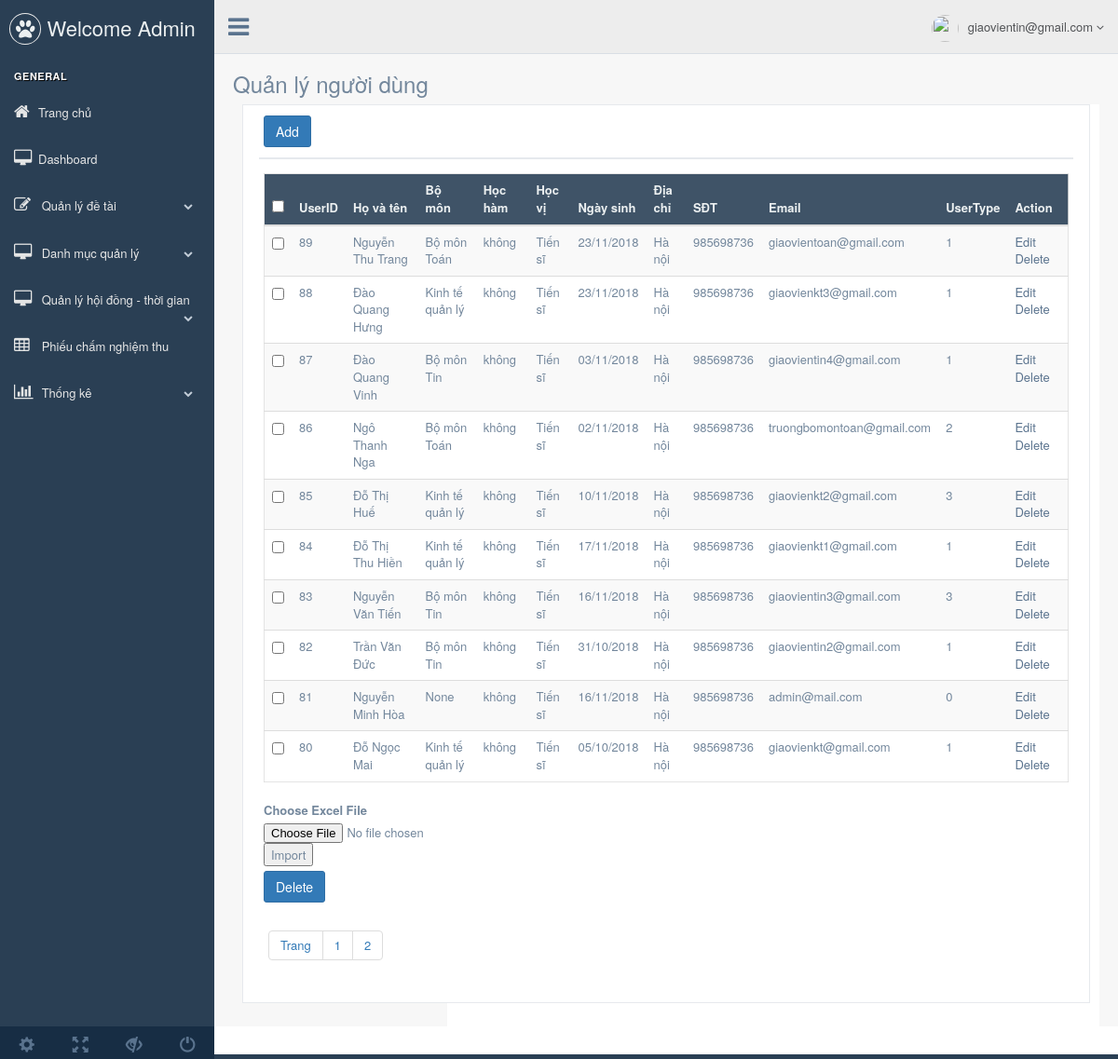
/admin.php?controller=user (signed in), run on an earlier commit of the app's database.
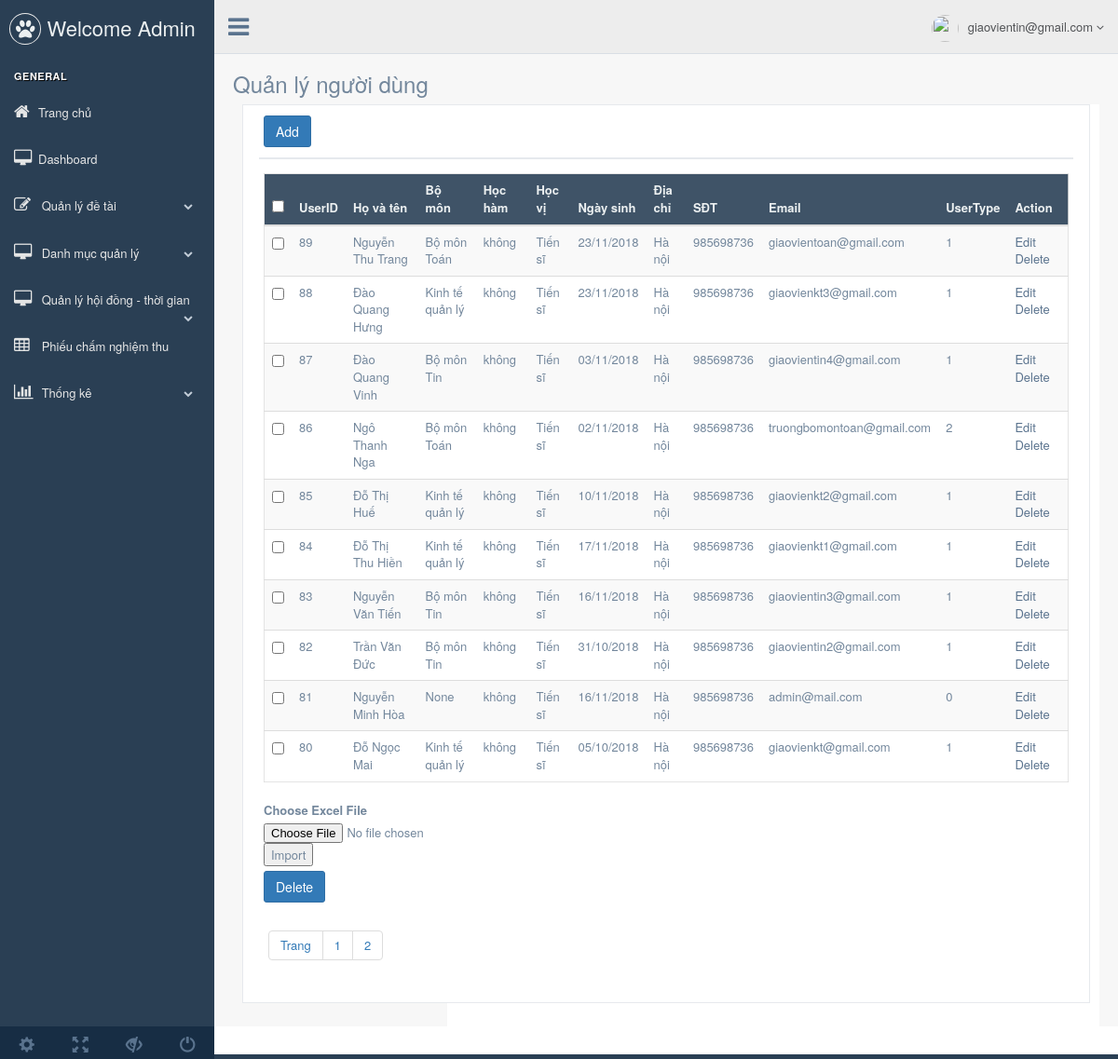
And on a later commit of the database.
### tables this page shows
CREATE TABLE `tbl_user` (
  `pk_user_id` int(11) NOT NULL,
  `c_fullname` varchar(500) NOT NULL,
  `fk_mabomon_id` int(11) NOT NULL,
  `c_hocham` varchar(500) NOT NULL,
  `c_hocvi` varchar(500) NOT NULL,
  `c_ngaysinh` date NOT NULL,
  `c_diachi` varchar(500) NOT NULL,
  `c_sdt` int(11) NOT NULL,
  `c_email` varchar(500) NOT NULL,
  `c_password` varchar(500) NOT NULL,
  `UserType` int(11) NOT NULL
);

CREATE TABLE `tbl_bomon` (
  `pk_mabomon_id` int(11) NOT NULL,
  `c_tenbomon` varchar(500) NOT NULL,
  `c_truongbomon` varchar(500) NOT NULL,
  `fk_user_id` int(11) NOT NULL
);

### controller/backend/controller_user.php (called while the page is built, shortened)
<?php
	class controller_user{
		public function __construct(){
			$this->model = new model();
			$record_per_page = 10;
			$p = (isset($_GET["p"])&&$_GET["p"]>0) ? ($_GET["p"]-1) : 0;
			$from = $p * $record_per_page;
			$arr = $this->model->get_all("select * from tbl_user order by pk_user_id desc limit $from,$record_per_page");
			include "view/backend/view_user.php";
		}
	}
	new controller_user();
 ?>

### admin.php (called while the page is built, shortened)
<?php
	include "config.php";
	include "model/model.php";
	if(isset($_SESSION["SS_USER"]) == false)
		include "controller/backend/controller_login.php";
	else{
		include "view/backend/master.php";
	}
 ?>

### model/model.php (called while the page is built, shortened)
<?php
	class model{
		public function get_all($sql){
			global $db;
			$result = mysqli_query($db,$sql);
			$arr = array();
			while($rows = mysqli_fetch_object($result))
				$arr[] = $rows;
			return $arr;
		}
		public function get_a_record($sql){
			global $db;
			$result = mysqli_query($db,$sql);
			$rows = mysqli_fetch_object($result);
			return $rows;
		}
	}
 ?>

### view/backend/view_user.php (the view, shortened to what the changed rows need)
<div class="right_col" role="main">
  <div class="">
      <div class="col-md-12 col-sm-12 col-xs-12">
        <div class="x_panel">
          <div class="x_content">
            <div class="table-responsive">
              <table class="table table-striped jambo_table bulk_action">
                <thead>
                  <tr class="headings">
                    <th>
                      <input type="checkbox" id="check-all" class="flat">
                    </th>
                    <th class="column-title">UserID </th>
                    <th class="column-title">Họ và tên </th>
                    <th class="column-title">Bộ môn </th>
                    <th class="column-title">Học hàm </th>
                    <th class="column-title">Học vị </th>
                    <th class="column-title">Ngày sinh </th>
                    <th class="column-title">Địa chỉ </th>
                    <th class="column-title">SĐT </th>
                    <th class="column-title">Email </th>
                    <th class="column-title">UserType </th>
                    <th class="column-title no-link last" ><span class="nobr">Action</span>
                    </th>
                  </tr>
                </thead>
                <tbody>
                <?php foreach($arr as $rows): ?>
                  <tr id="<?=$rows->pk_user_id?>" class="even pointer">
                    <td class="a-center ">
                      <input type="checkbox" class="flat" name="table_records">
                    </td>
                    <td class=" "><?php echo $rows->pk_user_id; ?></td>
                    <td class=" "><?php echo $rows->c_fullname; ?></td>
                    <td class=" ">
                      <?php
                        $bomon = $this->model->get_a_record("select c_tenbomon from tbl_bomon where pk_mabomon_id={$rows->fk_mabomon_id}");
                        echo isset($bomon->c_tenbomon)?$bomon->c_tenbomon:"";
                      ?>
                    </td>
                    <td class=" "><?php echo $rows->c_hocham; ?></td>
                    <td class=" "><?php echo $rows->c_hocvi; ?></td>
                     <td class=" ">
                      <?php
                        $date = date_create($rows->c_ngaysinh);
                        echo date_format($date,"d/m/Y");
                      ?>
                    </td>
                    <td class=" "><?php echo $rows->c_diachi; ?></td>
                    <td class=" "><?php echo $rows->c_sdt; ?></td>
                    <td class=" "><?php echo $rows->c_email; ?></td>
                    <td class=" "><?php echo $rows->UserType; ?></td>
                    <td class=" last">
                    	<a href="admin.php?controller=add_edit_user&act=edit&id=<?php echo $rows->pk_user_id; ?>">Edit</a>&nbsp;&nbsp;
						          <a onclick="return window.confirm('Are you sure?');" href="admin.php?controller=add_edit_user&act=delete&id=<?php echo $rows->pk_user_id; ?>">Delete</a>
                    </td>
                  </tr>
                <?php endforeach; ?>
                </tbody>
              </table>
            </div>
          </div>
        </div>
      </div>
    </div>
  </div>
</div>

What changed in the data, as far as the page shows it:
changed tbl_user "Đỗ Thị Huế": UserType "3" → "1"
changed tbl_user "Nguyễn Văn Tiến": UserType "3" → "1"
